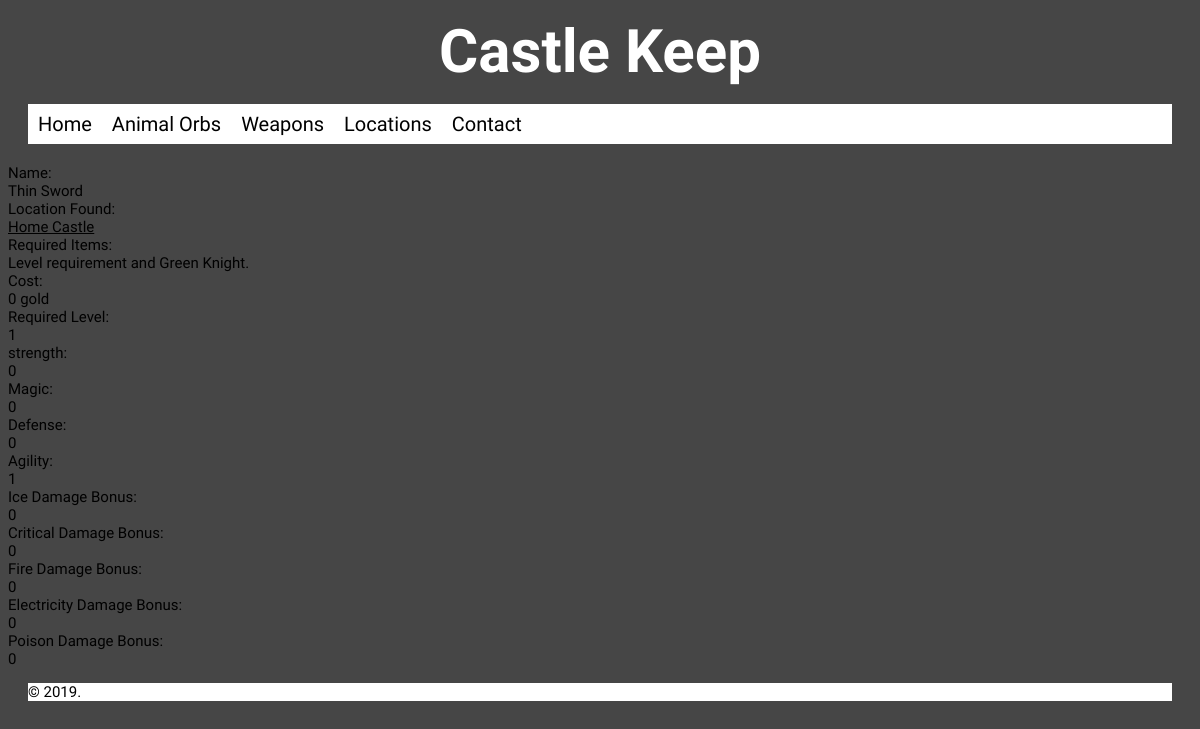
Screenshot of /weapon/1 with the database file from the repository.
### app/models.py (models this page shows)
class Weapon(db.Model):
    __tablename__ = 'Weapon'
    id = db.Column(db.Integer, primary_key=True, nullable=False)
    name = db.Column(db.String(100), nullable=False)
    locationid = db.Column(db.Integer, db.ForeignKey('Location.id'), nullable=False)
    reqItem = db.Column(db.String(2000))
    reqLevel = db.Column(db.Integer, nullable=False)
    mode = db.Column(db.String(10), nullable=False)
    strength = db.Column(db.Integer)
    magic = db.Column(db.Integer)
    defense = db.Column(db.Integer)
    agility = db.Column(db.Integer)
    iceSpecial = db.Column(db.Integer)
    critSpecial = db.Column(db.Integer)
    fireSpecial = db.Column(db.Integer)
    elecSpecial = db.Column(db.Integer)
    poiSpecial = db.Column(db.Integer)
    cost = db.Column(db.Integer)

class Location(db.Model):
    __tablename__ = 'Location'
    id = db.Column(db.Integer, primary_key=True, nullable=False)
    name = db.Column(db.String(100), nullable=False)
    description = db.Column(db.String(2000))
    chapter = db.Column(db.Integer, nullable=False)
    localeType = db.Column(db.String(10))
    orbs = db.relationship('Orb')
    weaponLoc = db.relationship('Weapon', backref = 'locale')

### app/routes.py (the view)
@app.route('/weapon/<id>')
def weapon_details(id):
    weapon = Weapon.query.filter_by(id = id).first()
    location = Location.query.filter_by(id = id).first()
    return render_template('weapon_details.html', page_title="Weapon Details", weapon=weapon, location=location)

### app/templates/weapon_details.html
{% extends 'layout.html' %}
{% block content %}
<p>
  Name: <br> {{weapon.name}}
  <br>
  Location Found: <br> <a href="../location/{{weapon.locationid}}">{{location.name}}</a>
  <br>
  Required Items: <br> {{weapon.reqItem}}
  <br>
  Cost: <br> {{weapon.cost}} gold
  <br>
  Required Level: <br> {{weapon.reqLevel}}
  <br>
  strength: <br> {{weapon.strength}}
  <br>
  Magic: <br> {{weapon.magic}}
  <br>
  Defense: <br> {{weapon.defense}}
  <br>
  Agility: <br> {{weapon.agility}}
  <br>
  Ice Damage Bonus: <br> {{weapon.iceSpecial}}
  <br>
  Critical Damage Bonus: <br> {{weapon.critSpecial}}
  <br>
  Fire Damage Bonus: <br> {{weapon.fireSpecial}}
  <br>
  Electricity Damage Bonus: <br> {{weapon.elecSpecial}}
  <br>
  Poison Damage Bonus: <br> {{weapon.poiSpecial}}
  <br>
</p>
{% endblock %}

### app/static/stylesheets/style.css (style rules this page uses)
html { background-color: #464646; color: #000000; }
p { font-family: 'Basic', sans-serif; font-size: 15px; text-align: justify; }
a:link { color: #000000; }
a { margin: 0; }

### rows the page displays
Weapon: name "Thin Sword", reqItem "Level requirement and Green Knight.", cost "0", reqLevel "1", strength "0", magic "0", defense "0", agility "1", iceSpecial "0", critSpecial "0", fireSpecial "0", elecSpecial "0", poiSpecial "0"
Location: name "Home Castle"
